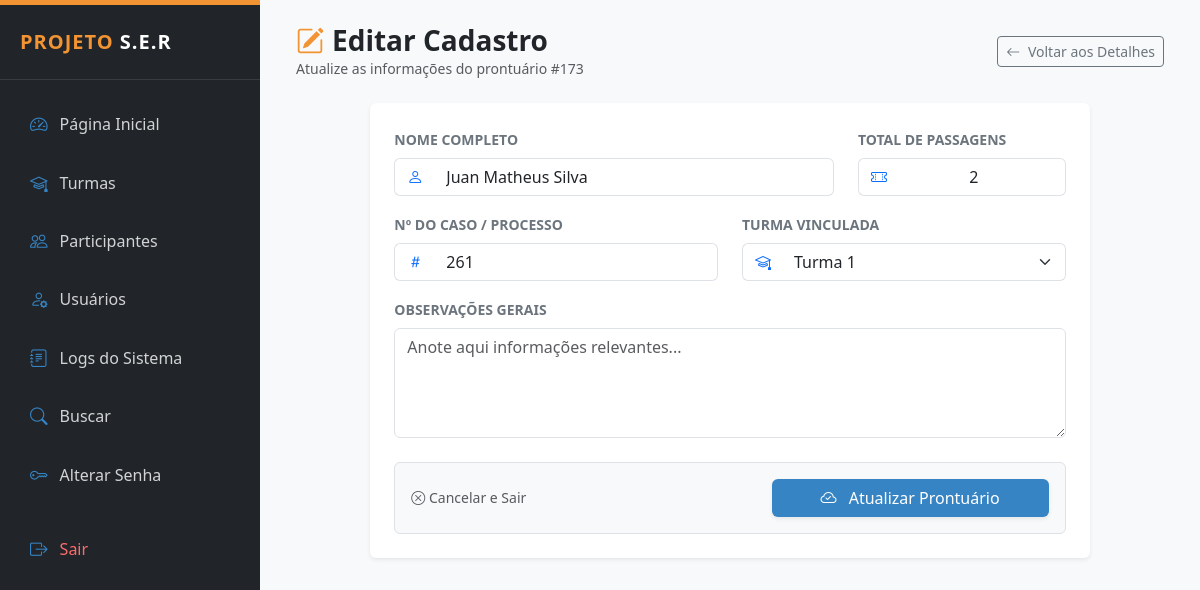
/public/participantes_editar.php?id=173 (signed in), run on the app's committed database.
### tables this page shows
CREATE TABLE `participantes` (
  `id` int(11) NOT NULL,
  `nome` varchar(120) NOT NULL,
  `numero_processo` varchar(50) DEFAULT NULL,
  `cpf` varchar(11) DEFAULT NULL,
  `data_nascimento` date DEFAULT NULL,
  `telefone` varchar(20) DEFAULT NULL,
  `email` varchar(120) DEFAULT NULL,
  `endereco` varchar(150) DEFAULT NULL,
  `bairro` varchar(100) DEFAULT NULL,
  `turma_id` int(11) DEFAULT NULL,
  `observacoes` text DEFAULT NULL,
  `criado_em` timestamp NOT NULL DEFAULT current_timestamp(),
  `caso_id` int(11) DEFAULT NULL,
  `status` enum('ativo','inativo') DEFAULT 'ativo',
  `total_passagens` int(11) DEFAULT 1
);

CREATE TABLE `turmas` (
  `id` int(11) NOT NULL,
  `nome` varchar(120) NOT NULL,
  `descricao` text DEFAULT NULL,
  `responsavel` varchar(100) DEFAULT NULL,
  `data_inicio` date DEFAULT NULL,
  `data_fim` date DEFAULT NULL,
  `status` enum('ativa','encerrada') DEFAULT 'ativa',
  `criado_em` timestamp NOT NULL DEFAULT current_timestamp(),
  `usuario_id` int(11) DEFAULT NULL
);

### public/participantes_editar.php (the view, shortened to what this page needs)
<?php
require_once __DIR__ . "/../config/conexao.php";
require_once __DIR__ . "/../layout/admin_header.php";
$id = $_GET['id'] ?? null;
$stmt = $pdo->prepare("SELECT id, nome, numero_processo, observacoes, turma_id, total_passagens FROM participantes WHERE id = ?");
$stmt->execute([$id]);
$p = $stmt->fetch(PDO::FETCH_ASSOC);
$stmtTurmas = $pdo->query("SELECT id, nome, status FROM turmas ORDER BY nome ASC");
$turmas = $stmtTurmas->fetchAll(PDO::FETCH_ASSOC);
?>
<div class="container-fluid">
    <div class="d-flex justify-content-between align-items-center mb-4">
        <div>
            <h3 class="fw-bold mb-0 text-dark">
                <i class="bi bi-pencil-square me-2" style="color: var(--ser-orange);"></i>Editar Cadastro
            </h3>
            <p class="text-muted small mb-0">Atualize as informações do prontuário #<?= $p['id'] ?></p>
        </div>
        <a href="participantes_detalhes.php?id=<?= $p['id'] ?>" class="btn btn-outline-secondary btn-sm">
            <i class="bi bi-arrow-left me-1"></i> Voltar aos Detalhes
        </a>
    </div>
    <div class="row justify-content-center">
        <div class="col-md-10">
            <div class="card border-0 shadow-sm">
                <div class="card-body p-4">
                    <form action="participantes_salvar.php" method="POST">
                        <div class="row">
                            <div class="col-md-8 mb-3">
                                <label class="form-label fw-bold text-secondary small text-uppercase">Nome Completo</label>
                                <div class="input-group">
                                    <span class="input-group-text bg-white border-end-0 text-primary"><i class="bi bi-person"></i></span>
                                    <input type="text" name="nome" class="form-control border-start-0"
                                           value="<?= htmlspecialchars($p['nome']) ?>" required>
                                </div>
                            </div>
                            <div class="col-md-4 mb-3">
                                <label class="form-label fw-bold text-secondary small text-uppercase">Total de Passagens</label>
                                <div class="input-group">
                                    <span class="input-group-text bg-white border-end-0 text-primary"><i class="bi bi-ticket-perforated"></i></span>
                                    <input type="number" name="total_passagens" class="form-control border-start-0 text-center"
                                           value="<?= $p['total_passagens'] ?? 0 ?>" min="0">
                                </div>
                            </div>
                        </div>
                        <div class="row">
                            <div class="col-md-6 mb-3">
                                <label class="form-label fw-bold text-secondary small text-uppercase">Nº do Caso / Processo</label>
                                <div class="input-group">
                                    <span class="input-group-text bg-white border-end-0 text-primary"><i class="bi bi-hash"></i></span>
                                    <input type="text" name="numero_processo" class="form-control border-start-0"
                                           value="<?= htmlspecialchars($p['numero_processo'] ?? '') ?>" required>
                                </div>
                            </div>
                            <div class="col-md-6 mb-3">
                                <label class="form-label fw-bold text-secondary small text-uppercase">Turma Vinculada</label>
                                <div class="input-group">
                                    <span class="input-group-text bg-white border-end-0 text-primary"><i class="bi bi-mortarboard"></i></span>
                                    <select name="turma_id" class="form-select border-start-0" required>
                                        <?php foreach ($turmas as $t): ?>
                                            <option value="<?= $t['id'] ?>" <?= ($t['id'] == $p['turma_id']) ? 'selected' : '' ?>>
                                                <?= htmlspecialchars($t['nome']) ?>
                                            </option>
                                        <?php endforeach; ?>
                                    </select>
                                </div>
                            </div>
                        </div>
                        <div class="mb-4">
                            <label class="form-label fw-bold text-secondary small text-uppercase">Observações Gerais</label>
                            <textarea name="observacoes" class="form-control" rows="4"
                                      placeholder="Anote aqui informações relevantes..."><?= htmlspecialchars($p['observacoes'] ?? '') ?></textarea>
                        </div>
                        <div class="d-flex justify-content-between align-items-center bg-light p-3 rounded border">
                            <a href="participantes_lista.php" class="text-muted text-decoration-none small">
                                <i class="bi bi-x-circle"></i> Cancelar e Sair
                            </a>
                            <button type="submit" class="btn px-5 shadow-sm" style="background-color: var(--ser-blue); color: white;">
                                <i class="bi bi-cloud-check me-2"></i> Atualizar Prontuário
                            </button>
                        </div>
                    </form>
                </div>
            </div>
        </div>
    </div>
</div>
<?php require_once __DIR__ . "/../layout/admin_footer.php"; ?>

### layout/admin_header.php (style rules this page uses)
:root { --ser-orange: #F29433; --ser-blue: #3684C4; --ser-wine: #A61C62; --ser-light: #f8f9fa; }
body { font-family: 'Segoe UI', Tahoma, Geneva, Verdana, sans-serif; background-color: var(--ser-light); }

### data on the page
participantes: id "173", nome "Juan Matheus Silva", total_passagens "2", numero_processo "261", turma_id "Turma 1"
